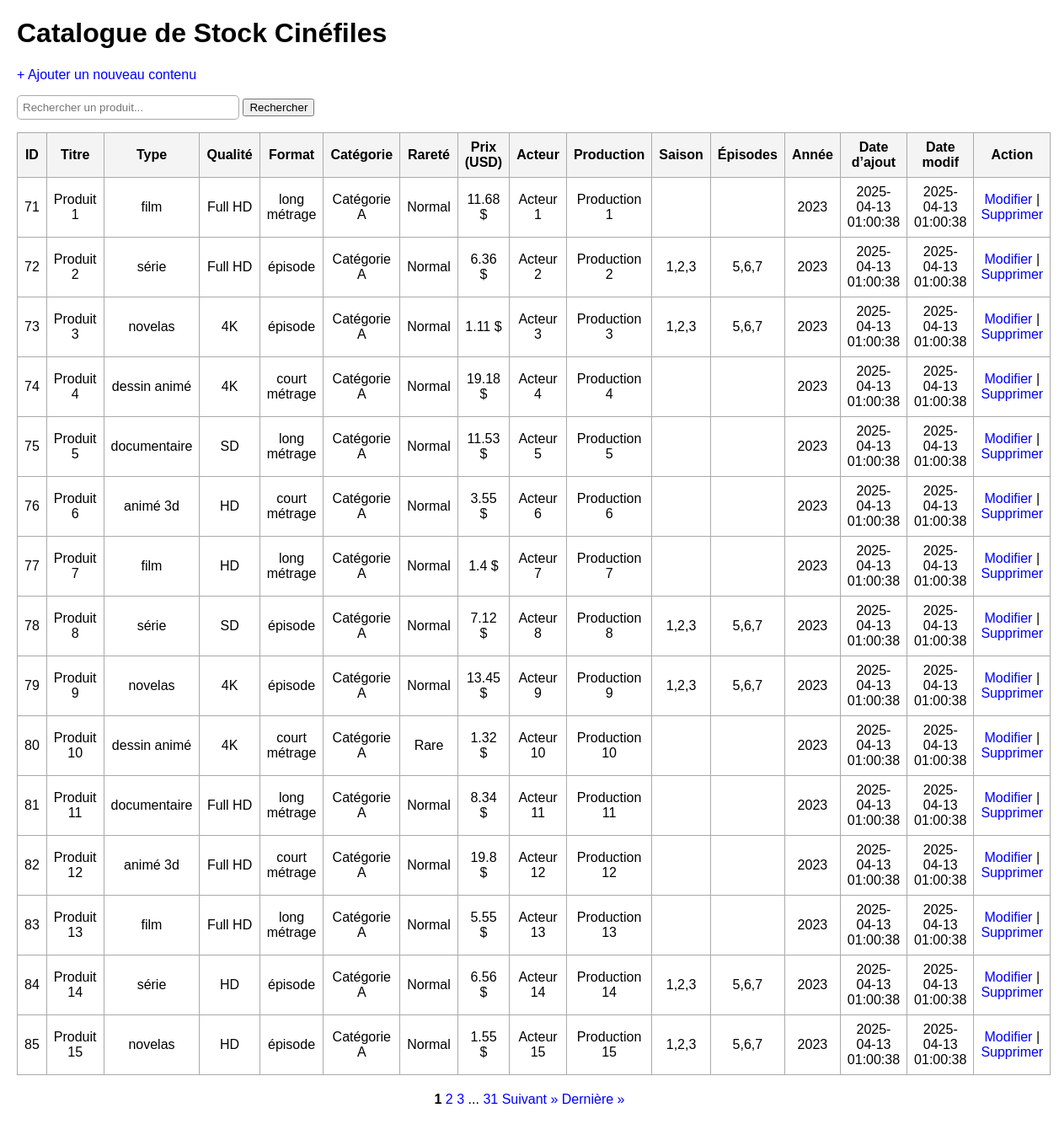
/stock/, run on the app's committed database.
### tables this page shows
CREATE TABLE stock (
    id INTEGER PRIMARY KEY AUTOINCREMENT,
    titre TEXT,
    type TEXT,
    qualite TEXT,
    format TEXT,
    categorie TEXT,
    rarete TEXT,
    prix REAL,
    acteur TEXT,
    production TEXT,
    saison TEXT,
    episodes TEXT,
    annee TEXT,
    date_ajout TEXT,
    date_modif TEXT
);

### routes/stock_routes.py (the view)
@stock_bp.route("/")
def index():
    try:
        page = int(request.args.get("page", 1))
    except ValueError:
        page = 1
    per_page = 15
    offset = (page - 1) * per_page
    conn = sqlite3.connect(DB_NAME)
    conn.row_factory = sqlite3.Row
    c = conn.cursor()
    c.execute("SELECT COUNT(*) FROM stock")
    total = c.fetchone()[0]
    total_pages = (total + per_page - 1) // per_page
    c.execute("""
        SELECT * FROM stock
        ORDER BY id ASC
        LIMIT ? OFFSET ?
    """, (per_page, offset))
    rows = c.fetchall()
    conn.close()
    pagination_links = get_pagination_links(page, total_pages, delta=2)
    return render_template(
        "index.html",
        rows=rows,
        page=page,
        total_pages=total_pages,
        pagination_links=pagination_links,
        per_page=per_page
    )

### routes/stock_routes.py (called while the page is built)
def get_pagination_links(page, total_pages, delta=2):
    links = []
    for p in range(1, total_pages + 1):
        if p == 1 or p == total_pages or (p >= page - delta and p <= page + delta):
            links.append(p)
        elif links[-1] != "...":
            links.append("...")
    return links

### templates/index.html (shortened to what this page needs)
<!DOCTYPE html>
<html lang="fr">
<head>
</head>
<body>
    <h1>Catalogue de Stock Cinéfiles</h1>
    <a href="/stock/add">+ Ajouter un nouveau contenu</a>
    <form action="/stock/rechercher" method="get" style="margin: 15px 0;">
        <input type="text" name="q" placeholder="Rechercher un produit..." value="{{ recherche if recherche else '' }}">
        <button type="submit">Rechercher</button>
    </form>
    <table>
        <tr>
            <th>ID</th>
            <th>Titre</th>
            <th>Type</th>
            <th>Qualité</th>
            <th>Format</th>
            <th>Catégorie</th>
            <th>Rareté</th>
            <th>Prix (USD)</th>
            <th>Acteur</th>
            <th>Production</th>
            <th>Saison</th>
            <th>Épisodes</th>
            <th>Année</th>
            <th>Date d’ajout</th>
            <th>Date modif</th>
            <th>Action</th>
        </tr>
        {% for row in rows %}
        <tr>
            <td>{{ row[0] }}</td>
            <td>{{ row[1] }}</td>
            <td>{{ row[2] }}</td>
            <td>{{ row[3] }}</td>
            <td>{{ row[4] }}</td>
            <td>{{ row[5] }}</td>
            <td>{{ row[6] }}</td>
            <td>{{ row[7] }} $</td>
            <td>{{ row[8] }}</td>
            <td>{{ row[9] }}</td>
            <td>{{ row[10] }}</td>
            <td>{{ row[11] }}</td>
            <td>{{ row[12] }}</td>
            <td>{{ row[13] }}</td>
            <td>{{ row[14] }}</td>
            <td>
                <a href="/stock/modifier/{{ row[0] }}">Modifier</a> |
                <a href="/stock/delete/{{ row[0] }}" onclick="return confirm('Confirmer la suppression ?')">Supprimer</a>
            </td>
        </tr>
        {% endfor %}
</table>
<div style="margin-top: 20px; text-align: center;">
    {% for p in pagination_links %}
        {% if p == '...' %}
            <span>...</span>
        {% elif p == page %}
            <span style="font-weight:bold;">{{ p }}</span>
        {% else %}
            <a href="{{ url_for('stock.index', page=p) }}">{{ p }}</a>
        {% endif %}
    {% endfor %}
    {% if page < total_pages %}
        <a href="{{ url_for('stock.index', page=page+1) }}">Suivant &raquo;</a>
        <a href="{{ url_for('stock.index', page=total_pages) }}">Dernière »</a>
    {% endif %}
</div>
</body>
</html>

### templates/index.html (style rules this page uses)
body { font-family: Arial, sans-serif; margin: 20px; }
table { border-collapse: collapse; width: 100%; }
th, td { border: 1px solid #aaa; padding: 8px; text-align: center; }
th { background: #f4f4f4; }
a { text-decoration: none; color: blue; }
input[type="text"] { padding: 6px; width: 250px; border-radius: 5px; border: 1px solid #aaa; }

### data on the page
stock: id "71", titre "Produit 1", type "film", qualite "Full HD", format "long métrage", categorie "Catégorie A", rarete "Normal", prix "11.68", acteur "Acteur 1", production "Production 1", annee "2023", date_ajout "2025-04-13 01:00:38", date_modif "2025-04-13 01:00:38"
stock: id "72", titre "Produit 2", type "série", qualite "Full HD", format "épisode", categorie "Catégorie A", rarete "Normal", prix "6.36", acteur "Acteur 2", production "Production 2", saison "1,2,3", episodes "5,6,7", annee "2023", date_ajout "2025-04-13 01:00:38", date_modif "2025-04-13 01:00:38"
stock: id "73", titre "Produit 3", type "novelas", qualite "4K", format "épisode", categorie "Catégorie A", rarete "Normal", prix "1.11", acteur "Acteur 3", production "Production 3", saison "1,2,3", episodes "5,6,7", annee "2023", date_ajout "2025-04-13 01:00:38", date_modif "2025-04-13 01:00:38"
stock: id "74", titre "Produit 4", type "dessin animé", qualite "4K", format "court métrage", categorie "Catégorie A", rarete "Normal", prix "19.18", acteur "Acteur 4", production "Production 4", annee "2023", date_ajout "2025-04-13 01:00:38", date_modif "2025-04-13 01:00:38"
stock: id "75", titre "Produit 5", type "documentaire", qualite "SD", format "long métrage", categorie "Catégorie A", rarete "Normal", prix "11.53", acteur "Acteur 5", production "Production 5", annee "2023", date_ajout "2025-04-13 01:00:38", date_modif "2025-04-13 01:00:38"
stock: id "76", titre "Produit 6", type "animé 3d", qualite "HD", format "court métrage", categorie "Catégorie A", rarete "Normal", prix "3.55", acteur "Acteur 6", production "Production 6", annee "2023", date_ajout "2025-04-13 01:00:38", date_modif "2025-04-13 01:00:38"
stock: id "77", titre "Produit 7", type "film", qualite "HD", format "long métrage", categorie "Catégorie A", rarete "Normal", prix "1.4", acteur "Acteur 7", production "Production 7", annee "2023", date_ajout "2025-04-13 01:00:38", date_modif "2025-04-13 01:00:38"
stock: id "78", titre "Produit 8", type "série", qualite "SD", format "épisode", categorie "Catégorie A", rarete "Normal", prix "7.12", acteur "Acteur 8", production "Production 8", saison "1,2,3", episodes "5,6,7", annee "2023", date_ajout "2025-04-13 01:00:38", date_modif "2025-04-13 01:00:38"
stock: id "79", titre "Produit 9", type "novelas", qualite "4K", format "épisode", categorie "Catégorie A", rarete "Normal", prix "13.45", acteur "Acteur 9", production "Production 9", saison "1,2,3", episodes "5,6,7", annee "2023", date_ajout "2025-04-13 01:00:38", date_modif "2025-04-13 01:00:38"
stock: id "80", titre "Produit 10", type "dessin animé", qualite "4K", format "court métrage", categorie "Catégorie A", rarete "Rare", prix "1.32", acteur "Acteur 10", production "Production 10", annee "2023", date_ajout "2025-04-13 01:00:38", date_modif "2025-04-13 01:00:38"
stock: id "81", titre "Produit 11", type "documentaire", qualite "Full HD", format "long métrage", categorie "Catégorie A", rarete "Normal", prix "8.34", acteur "Acteur 11", production "Production 11", annee "2023", date_ajout "2025-04-13 01:00:38", date_modif "2025-04-13 01:00:38"
stock: id "82", titre "Produit 12", type "animé 3d", qualite "Full HD", format "court métrage", categorie "Catégorie A", rarete "Normal", prix "19.8", acteur "Acteur 12", production "Production 12", annee "2023", date_ajout "2025-04-13 01:00:38", date_modif "2025-04-13 01:00:38"
stock: id "83", titre "Produit 13", type "film", qualite "Full HD", format "long métrage", categorie "Catégorie A", rarete "Normal", prix "5.55", acteur "Acteur 13", production "Production 13", annee "2023", date_ajout "2025-04-13 01:00:38", date_modif "2025-04-13 01:00:38"
stock: id "84", titre "Produit 14", type "série", qualite "HD", format "épisode", categorie "Catégorie A", rarete "Normal", prix "6.56", acteur "Acteur 14", production "Production 14", saison "1,2,3", episodes "5,6,7", annee "2023", date_ajout "2025-04-13 01:00:38", date_modif "2025-04-13 01:00:38"
stock: id "85", titre "Produit 15", type "novelas", qualite "HD", format "épisode", categorie "Catégorie A", rarete "Normal", prix "1.55", acteur "Acteur 15", production "Production 15", saison "1,2,3", episodes "5,6,7", annee "2023", date_ajout "2025-04-13 01:00:38", date_modif "2025-04-13 01:00:38"

### other printed values
{{ p }} "1"
{{ p }} "2" "3" "31"
